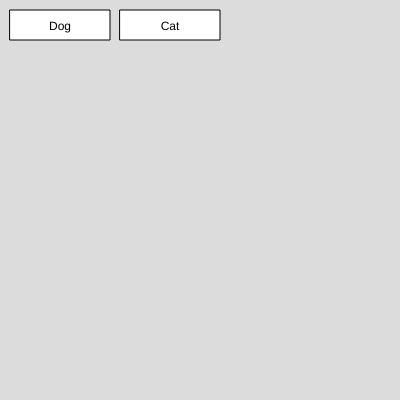
Frame 1 (no input)
Frame 60 (no input): identical to frame 1, image omitted
Frame 120 (the mouse pressed at the canvas centre since frame 60): identical to frame 1, image omitted

The p5.js sketch that drew this single still picture (run headless with seeded random() and noise() and a simulated clock; from frame 60 on, the mouse is pressed at the canvas centre):

// p5.js sketch
// ── sketch.js
//var dogButton = new Button('Dog', 10, 10);
//var catButton = new Button('Cat', 120, 10);
//var turtleButton
var buttons = [];
buttons[0] = new Button('Dog', 10, 10, 'woof');
buttons[1] = new Button('Cat', 120, 10, 'meow');

function setup() {
  createCanvas(400, 400);
}

function draw() {
  background(220);

  for (var i in buttons) {
    buttons[i].draw();
  }
}

function mousePressed() {
  for (var i in buttons) {
    if (buttons[i].containsMouse()) {
      alert(buttons[i].sound);
    }
  }
}

// ── Buttons.js
class Button {
  constructor(label, x, y, sound) {
    //console.log('making a new button ', label)
    this.label = label;
    this.x = x;
    this.y = y;
    this.sound = sound;
    console.log(this);
  };

  draw() {
    if (this.containsMouse()) {
      fill('lightskyblue');
    }
    else {
      fill(255);
    }
    rect(this.x, this.y, 100, 30);

    fill(0);
    textAlign(CENTER);
    text(this.label, this.x+50, this.y+20);
  };

  containsPoint(x, y) {
    if (x > this.x && x < this.x+100 && y > this.y && y < this.y+30) {
      return true;
    }
    else {
      return false;
    }
    /*
    or
    var left, right, bottom, top...
    var isinhorizontalrange = left<x && x<right;
    var is...
    return isinhor...&isinvert.. ;
     */
  };

  containsMouse() {
    return this.containsPoint(mouseX, mouseY);
  }
}
